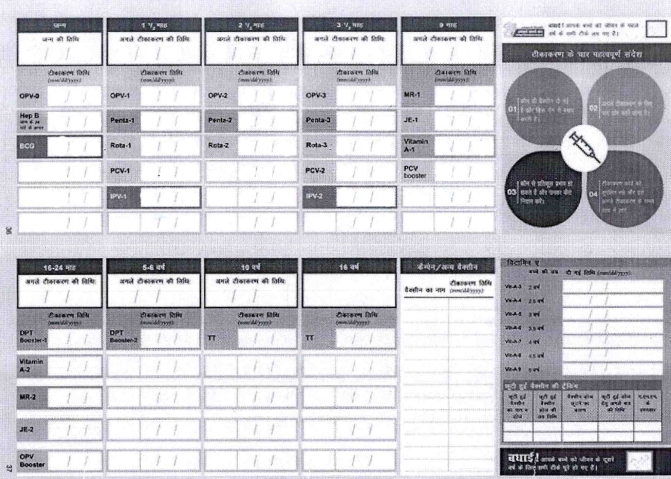
#> input picture 4/lib/__main.jpg, 1341 x 957 px (shown at 1/2 size)
$ python -i contour_map.py   (imports and definitions only)
#> lines starting #> are read from the running program, lines starting #| are printed output that depends on the picture; after the words box and inside, x2 and y2 are one past the last pixel; in counts of white or black regions, pixels touching at a corner belong together
#> further down, picture is the input picture: shape (957, 1341, 3); mean B, G, R 202.7, 197.5, 198.1
### 4/lib/mio.py
#!/anaconda3/bin/python

import sys
import cv2 as cv
import numpy as np


# Exception trace printer
# [39 lines left out: functions trace, show, read, not called in this run]


# Writing an image (B/W)
# @param _name : relative write path
# @param _img : image to be written
def write(_name: str, _img: np.array) -> None:
    try:
        # Write
        _img = cv.imwrite(_name, _img)
    except:
        trace()

### 4/lib/contour_map.py


import cv2 as cv
import numpy as np
# from skimage import exposure

from align import image_alignment
from mio import *


# Histogram Equaliser (self)
def hist_equalise(_img: np.ndarray, _BW: bool=False) -> np.ndarray:
    # If black and white, simply work with the image
    if _BW:
        return cv.equalizeHist(_img)
    # Else, work on the V component of HSV
    else:
        _hsv = cv.cvtColor(_img, cv.COLOR_BGR2HSV)
        _hsv[:,:,2] = cv.equalizeHist(_hsv[:,:,2])
        return cv.cvtColor(_hsv, cv.COLOR_HSV2BGR)

# Adaptive Histogram Equalisation
def adaptive_hist_equalise(_img: np.ndarray, _BW: bool=False):
    # Creating the CLAHE component
    _clahe = cv.createCLAHE(clipLimit=0.3, tileGridSize=(40,40))
    # WORK on illumination if BGR
    if not _BW:
        # Converting to LAB
        _ilab = cv.cvtColor(_img, cv.COLOR_BGR2LAB)
        _ilab[:,:,0] = _clahe.apply(_ilab[:,:,0])
        # Getting the image back
        return cv.cvtColor(_ilab, cv.COLOR_LAB2BGR)
    # If black and white, simply work with the image
    else:
        return _clahe.apply(_img)


# Finding and applying contours to the image
def _contour_map(_img, _n=''):
    # Get the canny-edges
#> called with _n = ''
    _ed = cv.Canny(_img, 80, 160)
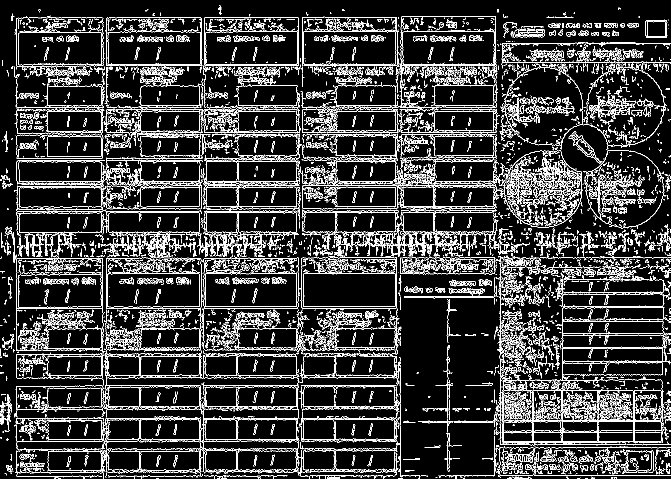
#> _ed: shape (957, 1341) (shown at 1/2 size); 13.8% white in thin lines or dots
    # Dilating the image get the edges strengthened
    _ed = cv.dilate(_ed, np.ones((4,4)))
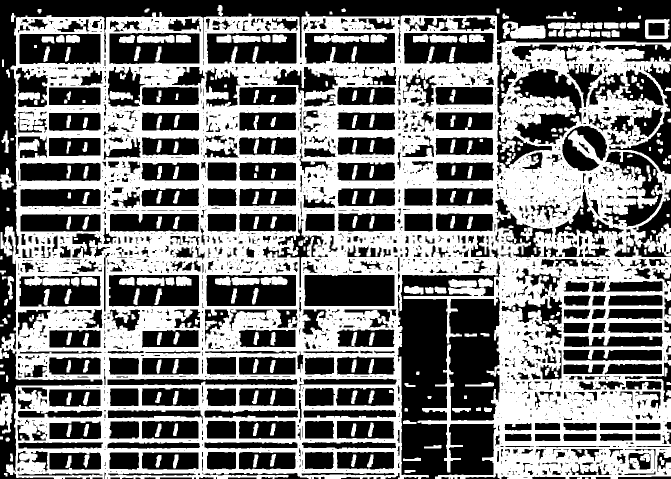
#> _ed: shape (957, 1341) (shown at 1/2 size); 47.9% white; 303 white regions (2 under 20 px), largest, box (x1, y1, x2, y2) and area: (0, 23, 1341, 957) 558810, (1005, 43, 1091, 77) 2084, (1287, 447, 1341, 513) 1579
    write('dilate_'+_n, _ed)
    # Use the edges to get the countors
    _contour, _homography = cv.findContours(_ed, cv.RETR_CCOMP, cv.CHAIN_APPROX_SIMPLE)
    # Setting up the segmenting mask
    _mask = np.zeros(_img.shape)
    # Getting the image with contours applied
    for _cnt in _contour:
        (_x, _y, _w, _h) = cv.boundingRect(_cnt)
        if (130>_w>100 and 2.7<_w/_h<3.3) or (160<_w<190 and 2.5<_w/_h<5.5):
            cv.rectangle(_img, (_x, _y), (_x+_w, _y+_h), (0,0,255), 2)
            cv.rectangle(_mask, (_x, _y), (_x+_w, _y+_h), (255,255,255), -1)
#> this loop made 2623 passes
#> _cnt on passes 1, 17, 32: [[1170, 955], [1170, 956], [1176, 956], [1176, 955]], [[0, 873], [0, 878], [5, 878], [5, 873]], [[928, 791], [928, 797], [933, 797], [933, 791]]
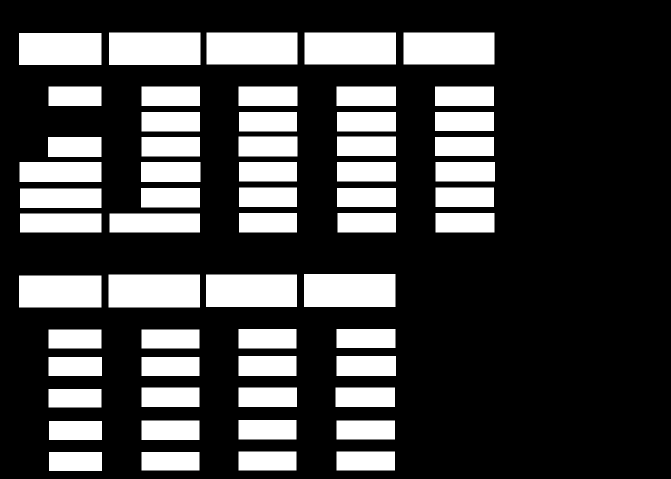
#> _mask: shape (957, 1341, 3) float64 (shown at 1/2 size); 25.8% white; 58 white regions, largest, box (x1, y1, x2, y2) and area: (217, 549, 400, 615) 12078, (608, 548, 791, 614) 12078, (218, 65, 401, 130) 11895
    # Return the images and the contours
    return _img, _mask, _contour


# The process for segmentation
def segmentation(_img, _template, _n='', _eq=False):
    # Aligning the image
    _img_aligned = image_alignment(_img, _template)
    # Eroding the image
    _imge = cv.erode(_img_aligned, np.ones((2,2)))
    # Getting the histogram equlaised
    if _eq:
        _img_eq = adaptive_hist_equalise(_imge)
    else:
        _img_eq = _imge
    # Getting the contours mapped
    _img_rect, _mask, _c = _contour_map(_img_eq, _n)
    write('rect'+_n, _img_rect)
    # Creating the masked-feature image
    _img_feat = np.where(_mask==0, 0, _img_aligned)
    write('rmask'+_n, _img_feat)
    # Returnting all the features
    return _img_feat, _mask


>>> import cv2
>>> picture = cv2.imread('__main.jpg')
>>> result = _contour_map(picture)
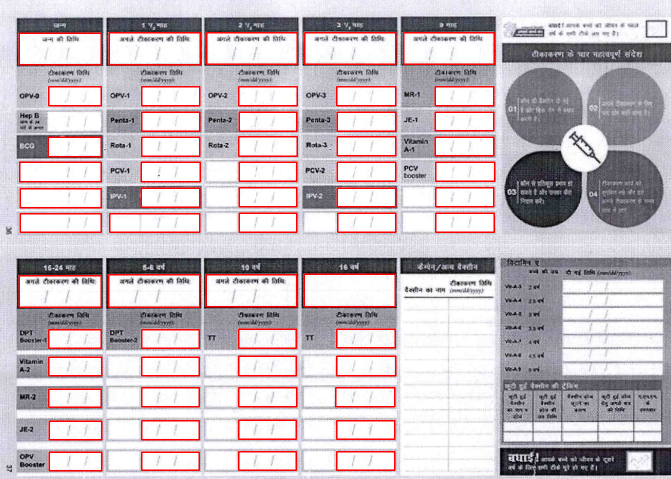
#> picture: shape (957, 1341, 3) (shown at 1/2 size); 4.58% of pixels changed, all inside (x1, y1, x2, y2) = (37, 64, 991, 943)

$ run again, on 4/lib/__table.jpg
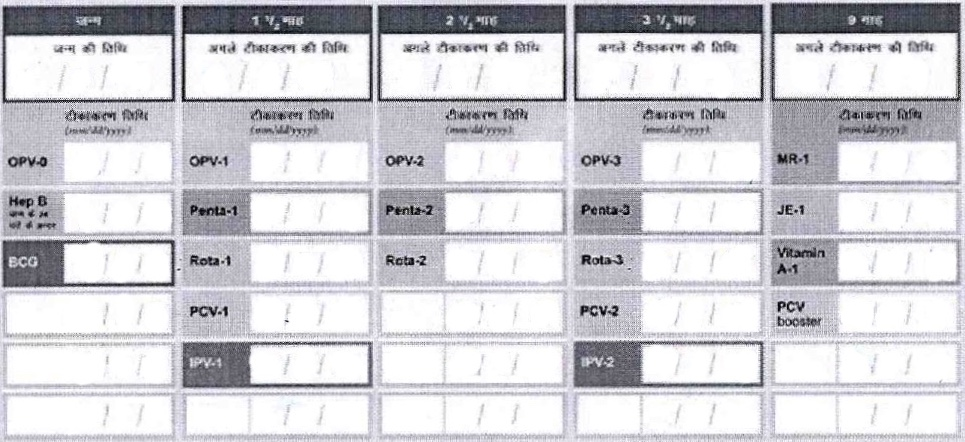
#> input picture 4/lib/__table.jpg, 965 x 442 px
#> picture is the input picture: shape (442, 965, 3); mean B, G, R 211.9, 207.1, 207.5
#> in _contour_map, `_ed = cv.dilate(_ed, np.ones((4,4)))`:
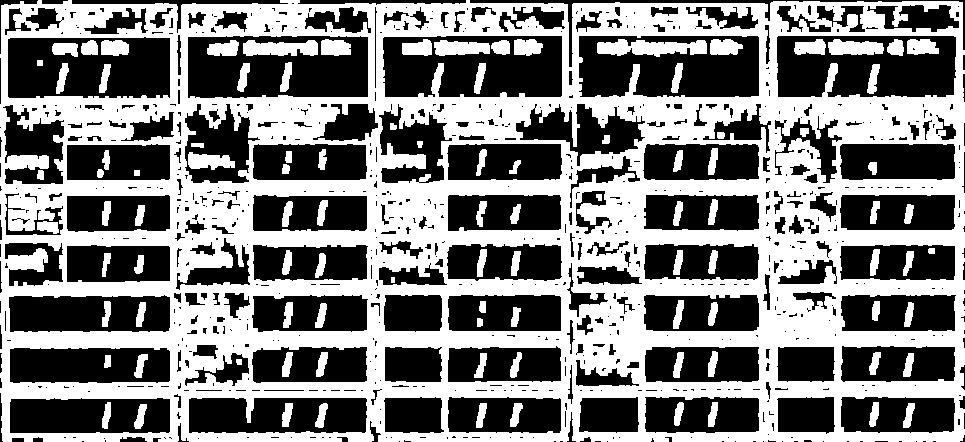
#> _ed: shape (442, 965); 49.3% white; 100 white regions, largest, box (x1, y1, x2, y2) and area: (0, 0, 965, 442) 189639, (597, 39, 707, 57) 1335, (243, 40, 318, 56) 947
#> the loop in _contour_map, `for _cnt in _contour:` made 844 passes
#> _cnt on passes 33, 57: [[391, 277], [391, 282], [394, 282], [394, 277]], [[134, 170], [134, 175], [139, 175], [139, 170]]
#> `result = _contour_map(picture)`:
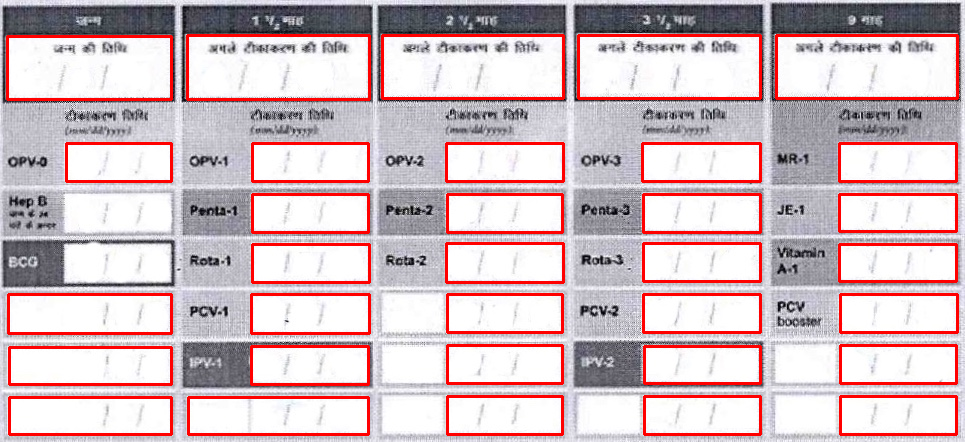
#> picture: shape (442, 965, 3); 8.01% of pixels changed, all inside (x1, y1, x2, y2) = (6, 34, 959, 436)
